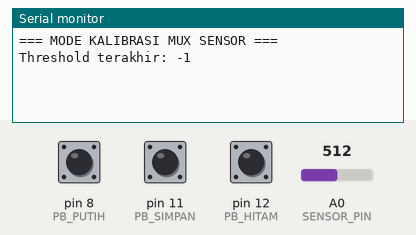
Simulated run of this sketch. Board: Arduino Uno, built with avr-gcc and run on an emulated ATmega328P. On the bench: the last lines printed to the serial monitor. Inputs (shaded band) come from the test bench; at power-on: pin 8 (PB_PUTIH) HIGH, pin 11 (PB_SIMPAN) HIGH, pin 12 (PB_HITAM) HIGH, A0 (SENSOR_PIN) = 512. EEPROM starts erased.

Above: at 1.2 s.
1.3 s: pin 8 (PB_PUTIH) pulled LOW for 0.15 s
At 2.5 s:
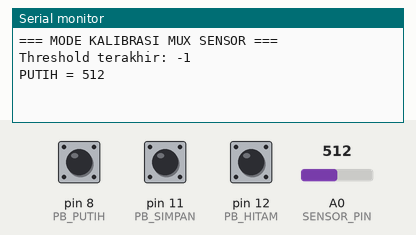
2.9 s: pin 11 (PB_SIMPAN) pulled LOW for 0.15 s
At 3.3 s:
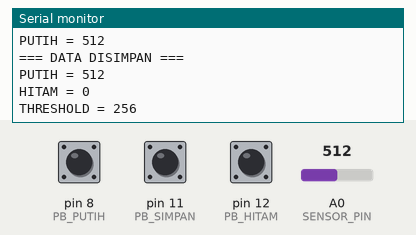
4.5 s: pin 12 (PB_HITAM) pulled LOW for 0.15 s
At 5.0 s:
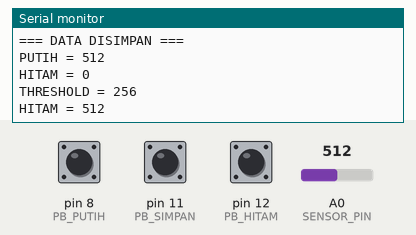
6.1 s: pin 11 (PB_SIMPAN) pulled LOW for 1 s
At 7.4 s:
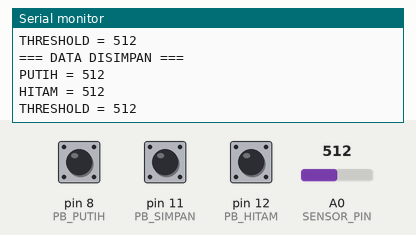

Measured:
- after the input at 1.3 s, the serial monitor: prints a new line at once (image 1)
- after the input at 2.9 s, the serial monitor: prints a new line at once (image 2)
- after the input at 4.5 s, the serial monitor: prints a new line at once (image 3)
- after the input at 6.1 s, the serial monitor: prints a new line at once (image 4)

The sketch:

sensor_calibration.ino
```cpp
#include <EEPROM.h>

#define S1 2
#define S2 3
#define S3 4
#define SENSOR_PIN A0

#define PB_PUTIH 8
#define PB_HITAM 12
#define PB_SIMPAN 11

boolean A[8] = {0,1,0,1,0,1,0,1};
boolean B[8] = {0,0,1,1,0,0,1,1};
boolean C[8] = {0,0,0,0,1,1,1,1};

int nilaiPutih = 0;
int nilaiHitam = 0;
int threshold = 0;

void setup(){
  Serial.begin(9600);

  pinMode(S1,OUTPUT);
  pinMode(S2,OUTPUT);
  pinMode(S3,OUTPUT);

  pinMode(PB_PUTIH, INPUT_PULLUP);
  pinMode(PB_HITAM, INPUT_PULLUP);
  pinMode(PB_SIMPAN, INPUT_PULLUP);

  EEPROM.get(0, threshold);

  Serial.println("=== MODE KALIBRASI MUX SENSOR ===");
  Serial.print("Threshold terakhir: "); Serial.println(threshold);
}

void loop(){
  int total = 0;

  // Baca rata-rata dari 8 sensor
  for(int i = 0; i < 8; i++){
    digitalWrite(S1, A[i]);
    digitalWrite(S2, B[i]);
    digitalWrite(S3, C[i]);
    delayMicroseconds(200);
    total += analogRead(SENSOR_PIN);
  }
  int rata = total / 8;

  if(digitalRead(PB_PUTIH) == LOW){
    nilaiPutih = rata;
    Serial.print("PUTIH = "); Serial.println(nilaiPutih);
    delay(300);
  }

  if(digitalRead(PB_HITAM) == LOW){
    nilaiHitam = rata;
    Serial.print("HITAM = "); Serial.println(nilaiHitam);
    delay(300);
  }

  if(digitalRead(PB_SIMPAN) == LOW){
    threshold = (nilaiPutih + nilaiHitam) / 2;
    EEPROM.put(0, threshold);

    Serial.println("=== DATA DISIMPAN ===");
    Serial.print("PUTIH = "); Serial.println(nilaiPutih);
    Serial.print("HITAM = "); Serial.println(nilaiHitam); //
    Serial.print("THRESHOLD = "); Serial.println(threshold);
    delay(500);
  }
}
```
